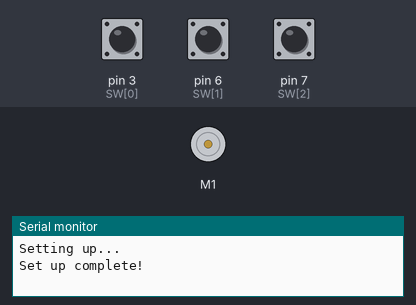
The sketch below on a simulated Arduino Uno, built with avr-gcc and run on an emulated ATmega328P. Shown: DC motor (green arrow = forward, orange = backward, longer = faster), the last lines printed to the serial monitor. Inputs (shaded band) come from the test bench; at power-on: pin 6 (SW[1]) LOW, pin 3 (SW[0]) LOW, pin 7 (SW[2]) LOW.

Above: at 1.2 s.
1.3 s: pin 6 (SW[1]) pulled HIGH for 0.15 s
2.9 s: pin 3 (SW[0]) pulled HIGH for 3.2 s
At 5.1 s:
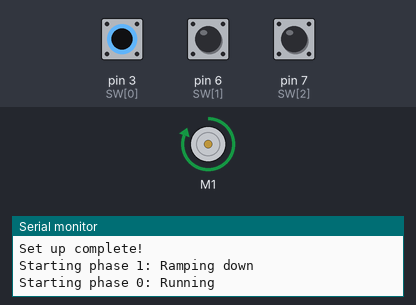
7.6 s: pin 7 (SW[2]) pulled HIGH for 0.15 s
At 8.8 s:
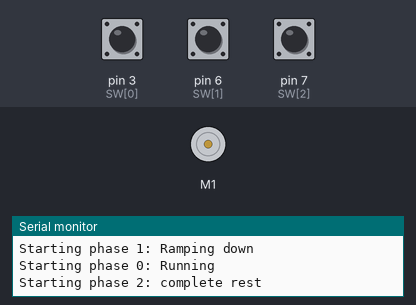
9.2 s: pin 6 (SW[1]) pulled HIGH for 1 s
12.2 s: pin 3 (SW[0]) pulled HIGH for 0.15 s
At 12.5 s:
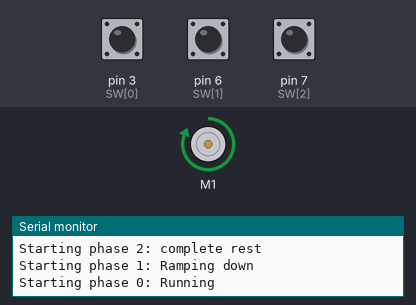
13.8 s: pin 6 (SW[1]) pulled HIGH for 3.2 s
At 17.5 s:
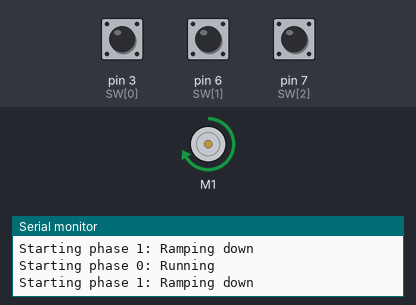
Timing chart, 0 to 19.0 s (numbered marks = the images above; inputs shaded):
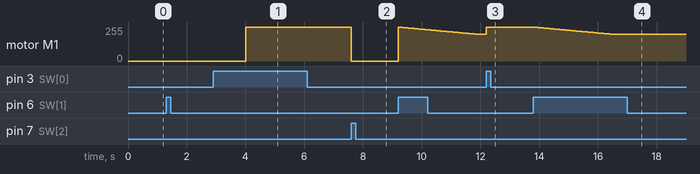

The sketch:

main.ino
```cpp
#include <Wire.h>
#include <Adafruit_MotorShield.h>

Adafruit_MotorShield AFMS = Adafruit_MotorShield();
Adafruit_DCMotor *M1 = AFMS.getMotor(1);

int i;
int state;
int n = 3;

int SW[] = {3,6,7};

void setup() {
  Serial.begin(9600);
  AFMS.begin();
  Serial.println("Setting up...");
  for(i = 0; i < n; i++) {
    pinMode(SW[i], INPUT);
  }
  Serial.println("Set up complete!");
}

void loop() {
  if(digitalRead(SW[0]) == HIGH && state != 0) {
    startUp();
  }
  if(digitalRead(SW[1]) == HIGH && state != 1) {
    rampDown();
  }
  if(digitalRead(SW[2]) == HIGH && state != 2) {
    finalStop();
  }
}

void startUp() {
  state = 0;
  Serial.println("Starting phase 0: Running");
  M1->run(FORWARD);
  M1->setSpeed(255);
}

void rampDown() {
  state = 1;
  Serial.println("Starting phase 1: Ramping down");
  uint8_t i;
  for(i = 254; i > 200; i--) {
    M1->setSpeed(i);
    delay(50);
  }
}

void finalStop() {
  state = 2;
  Serial.println("Starting phase 2: complete rest");
  M1->run(FORWARD);
  M1->setSpeed(0);
}


//void loop() {
//  for (i = 0; i < n; i++) {
//    if(digitalRead(SW[i]) == HIGH && i != state) {
//      setState(i);
//    }
//  }
//}

//void setState(int s) {
//  state = s;
//  Serial.print("State: ");
//  Serial.println(state);
//  for(i = 0; i < 3; i++) {
//    if(i == s) {
//      digitalWrite(LED[i], HIGH);
//    } else {
//      digitalWrite(LED[i], LOW);
//    }
//  }
//}
```

Measured:
- after the input at 2.9 s, motor M1: stopped → forward 255/255 after 1.1 s
- after the input at 7.6 s, motor M1: forward 255/255 → stopped at once
- after the input at 12.2 s, motor M1: forward 201/255 → forward 255/255 at once
- after the input at 13.8 s, motor M1: moves from forward 255/255 to forward 201/255 over 2.7 s, starting at once
